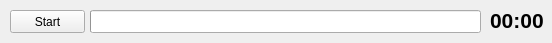
<?xml version="1.0" encoding="UTF-8"?>
<ui version="4.0">
 <class>MainWindow</class>
 <widget class="QMainWindow" name="MainWindow">
  <property name="geometry">
   <rect>
    <x>0</x>
    <y>0</y>
    <width>552</width>
    <height>43</height>
   </rect>
  </property>
  <property name="sizePolicy">
   <sizepolicy hsizetype="Preferred" vsizetype="Preferred">
    <horstretch>0</horstretch>
    <verstretch>0</verstretch>
   </sizepolicy>
  </property>
  <property name="windowTitle">
   <string>Hard day</string>
  </property>
  <property name="documentMode">
   <bool>false</bool>
  </property>
  <property name="tabShape">
   <enum>QTabWidget::Rounded</enum>
  </property>
  <property name="unifiedTitleAndToolBarOnMac">
   <bool>false</bool>
  </property>
  <widget class="QWidget" name="centralWidget">
   <widget class="QProgressBar" name="progressBar">
    <property name="geometry">
     <rect>
      <x>90</x>
      <y>10</y>
      <width>391</width>
      <height>23</height>
     </rect>
    </property>
    <property name="value">
     <number>0</number>
    </property>
    <property name="textVisible">
     <bool>false</bool>
    </property>
   </widget>
   <widget class="QPushButton" name="pushButton">
    <property name="geometry">
     <rect>
      <x>10</x>
      <y>10</y>
      <width>75</width>
      <height>23</height>
     </rect>
    </property>
    <property name="text">
     <string>Start</string>
    </property>
   </widget>
   <widget class="QLabel" name="lTimer">
    <property name="geometry">
     <rect>
      <x>490</x>
      <y>10</y>
      <width>61</width>
      <height>21</height>
     </rect>
    </property>
    <property name="font">
     <font>
      <family>Arial</family>
      <pointsize>16</pointsize>
      <weight>75</weight>
      <bold>true</bold>
     </font>
    </property>
    <property name="text">
     <string>00:00</string>
    </property>
   </widget>
  </widget>
 </widget>
 <layoutdefault spacing="6" margin="11"/>
 <resources/>
 <connections/>
</ui>
